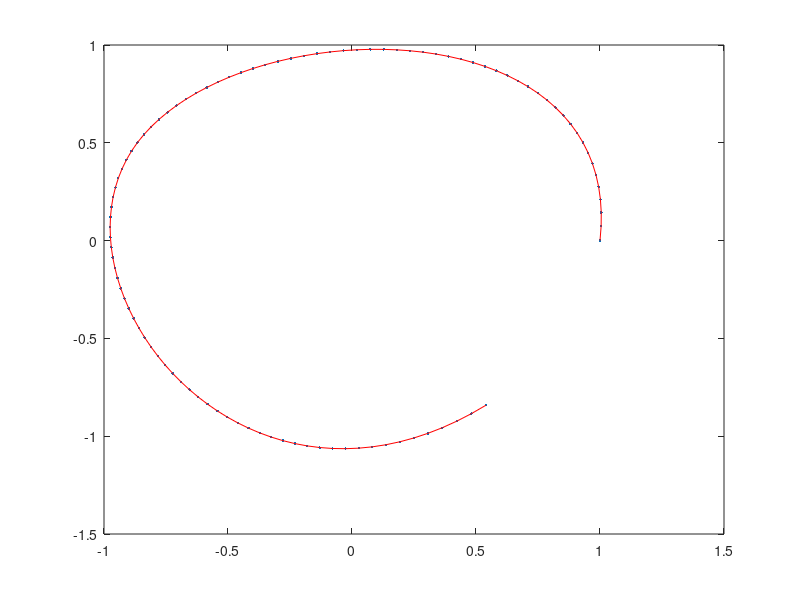

Write MATLAB code to recreate this figure.
path = exp(i*linspace(0,2*pi-1,5));
xx = real(path);
yy = imag(path);
%plot(xx,yy);
tt = linspace(0,1,length(xx));
pp = spline(tt,[xx;yy]);
t0 = linspace(0,1,100);
zz = ppval(pp,t0);
ppc = spline(tt,xx+1i*yy);
zzc = ppval(ppc,t0);
plot(zz(1,:),zz(2,:),'.');
hold on
plot(zzc,'r');